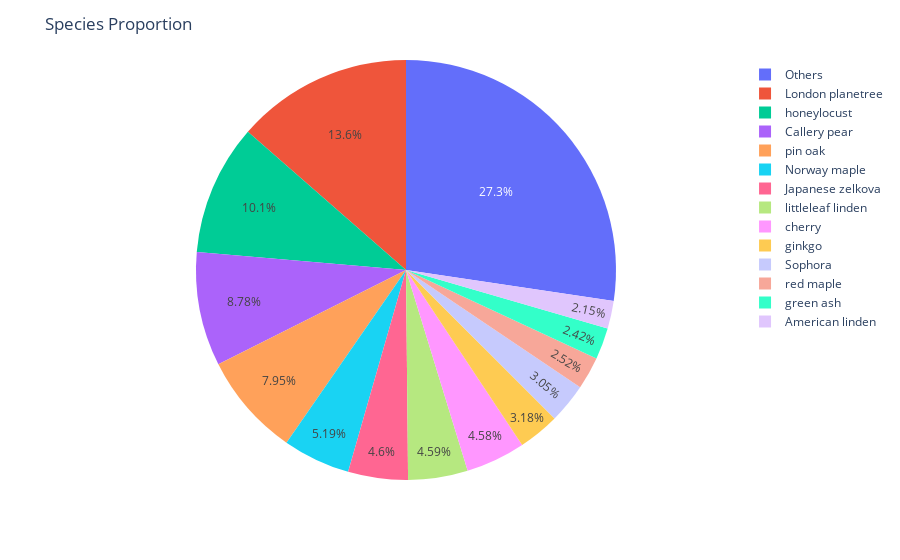

The notebook cell this image was saved under:
### Code cell
from plotly.offline import plot, iplot, init_notebook_mode
import plotly.graph_objs as go
init_notebook_mode(connected=True)

import plotly.express as px
fig = px.pie(df1, 'spc_common')

fig.update_layout(title="Species Proportion ")
fig.update_traces(textposition='inside',
                  textinfo='percent', showlegend=True)

fig.show()

### Figure 1 — Plotly figure (JSON) as saved in the notebook; plotly's stock layout.template omitted (floating-point values rounded to 4 significant figures; data arrays with more than 128 entries replaced by an {"elided": "..."} marker saying what was removed)
{"data": [{"domain": {"x": [0, 1], "y": [0, 1]}, "hovertemplate": "spc_common=%{label}<extra></extra>", "labels": {"elided": "47695 str values"}, "legendgroup": "", "name": "", "showlegend": true, "textinfo": "percent", "textposition": "inside", "type": "pie"}], "layout": {"legend": {"tracegroupgap": 0}, "margin": {"t": 60}, "title": {"text": "Species Proportion "}}}
